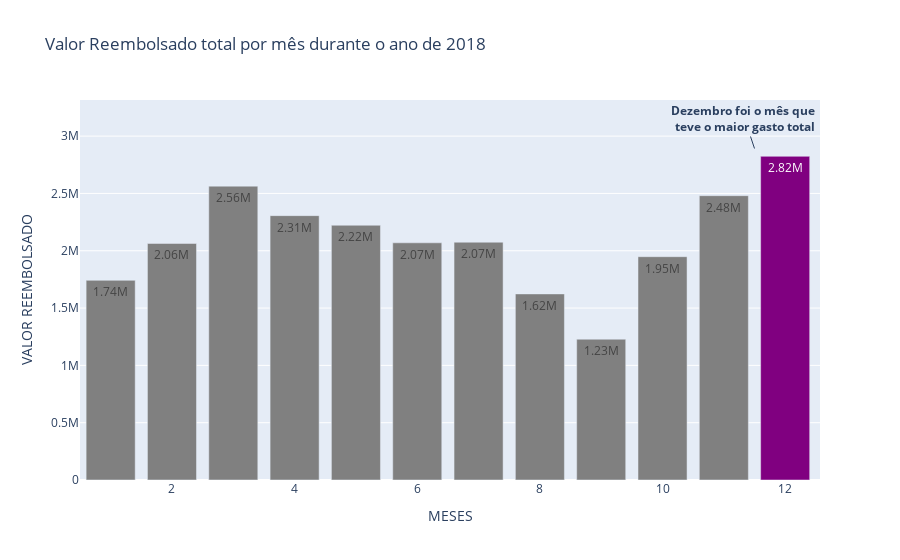

The code cell stored with this chart in its notebook:
### Markdown cell above
### Qual foi o mês que teve o maior gasto?

### Code cell
cores = ['gray' for x in range(12)]
cores[-1] = 'purple'
fig = px.bar(df.groupby('MES').sum(), x = df.groupby('MES').sum().index,y = 'VALOR_REEMBOLSADO',
             text_auto = "0.3s", title = "Valor Reembolsado total por mês durante o ano de 2018", 
             labels= {'VALOR_REEMBOLSADO':'VALOR REEMBOLSADO', 'x':'MESES'}  )
fig.update_traces(marker_color=cores)
fig.add_annotation(x = 11.5, y = 2.892e6,text =  '<b>Dezembro foi o mês que <br>teve o maior gasto total')
fig.show()

### Figure 1 — Plotly figure (JSON) as saved in the notebook; plotly's stock layout.template omitted (floating-point values rounded to 4 significant figures)
{"data": [{"alignmentgroup": "True", "hovertemplate": "MESES=%{x}<br>VALOR REEMBOLSADO=%{y}<extra></extra>", "legendgroup": "", "marker": {"color": ["gray", "gray", "gray", "gray", "gray", "gray", "gray", "gray", "gray", "gray", "gray", "purple"], "pattern": {"shape": ""}}, "name": "", "offsetgroup": "", "orientation": "v", "showlegend": false, "textposition": "auto", "texttemplate": "%{y:0.3s}", "type": "bar", "x": [1, 2, 3, 4, 5, 6, 7, 8, 9, 10, 11, 12], "xaxis": "x", "y": [1742000.0, 2064000.0, 2564000.0, 2306000.0, 2222000.0, 2069000.0, 2075000.0, 1623000.0, 1228000.0, 1948000.0, 2480000.0, 2824000.0], "yaxis": "y"}], "layout": {"annotations": [{"text": "<b>Dezembro foi o mês que <br>teve o maior gasto total", "x": 11.5, "y": 2892000}], "barmode": "relative", "legend": {"tracegroupgap": 0}, "title": {"text": "Valor Reembolsado total por mês durante o ano de 2018"}, "xaxis": {"anchor": "y", "domain": [0, 1], "title": {"text": "MESES"}}, "yaxis": {"anchor": "x", "domain": [0, 1], "title": {"text": "VALOR REEMBOLSADO"}}}}
